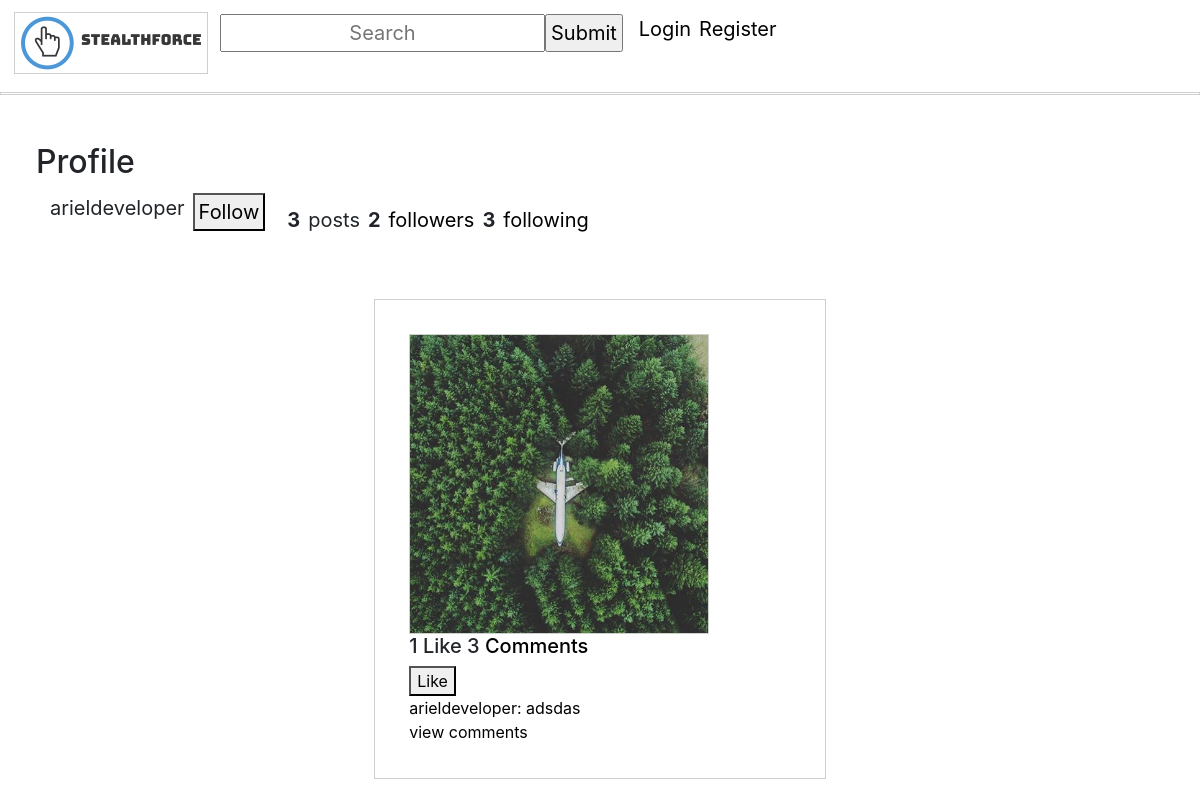
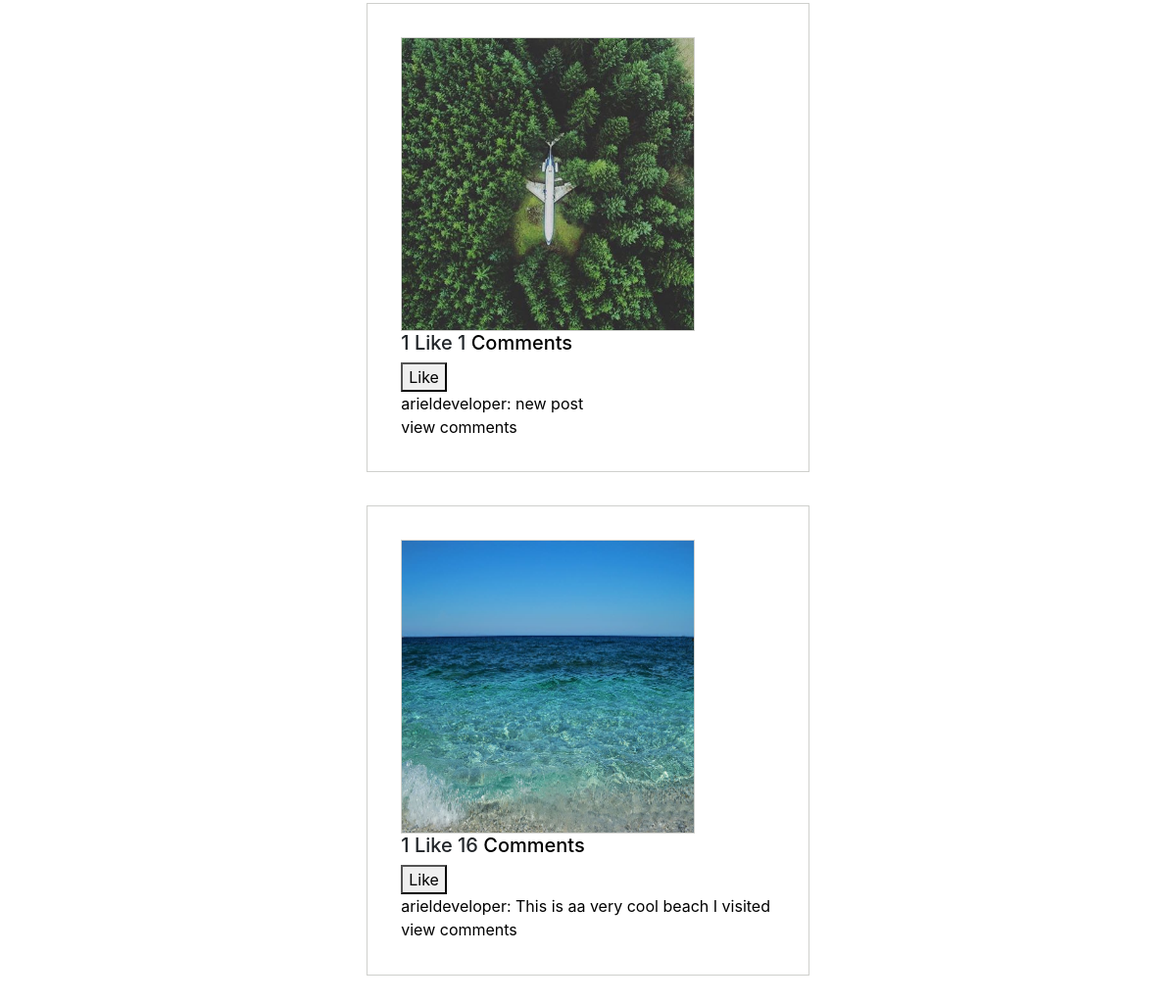
Page /user/arieldeveloper/ on the earlier database version (2 pictures, top to bottom).
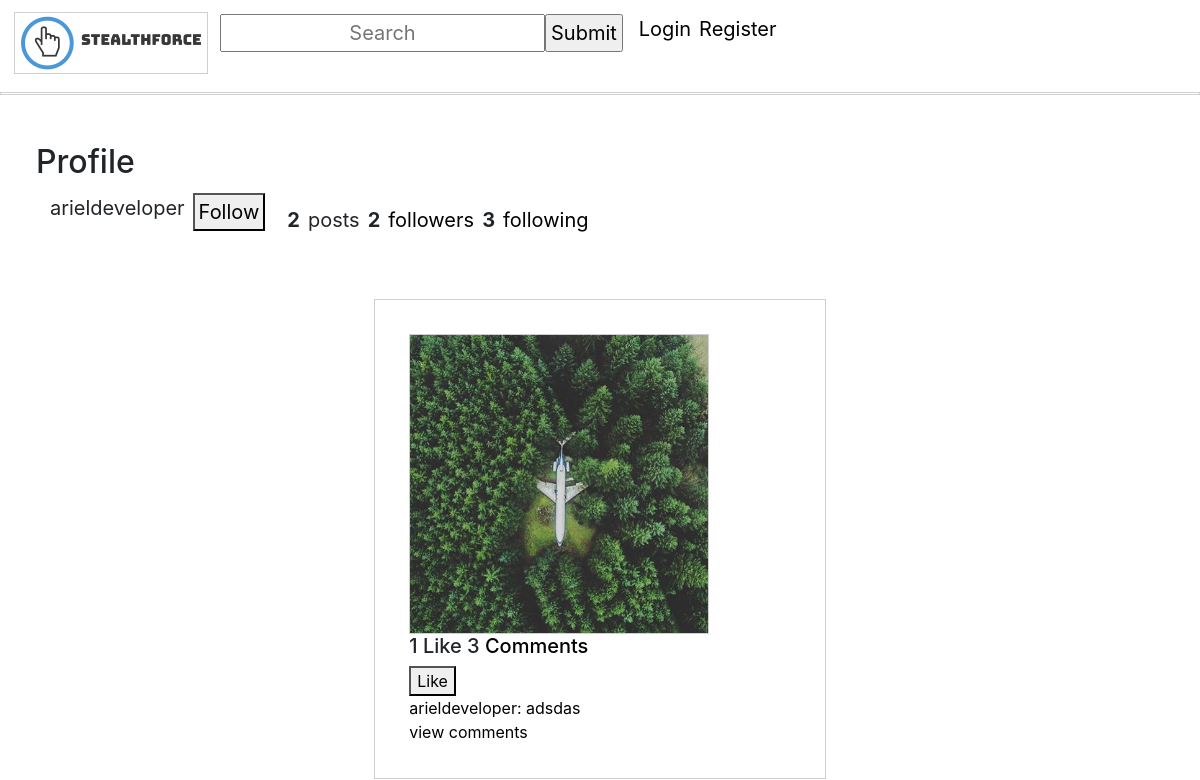
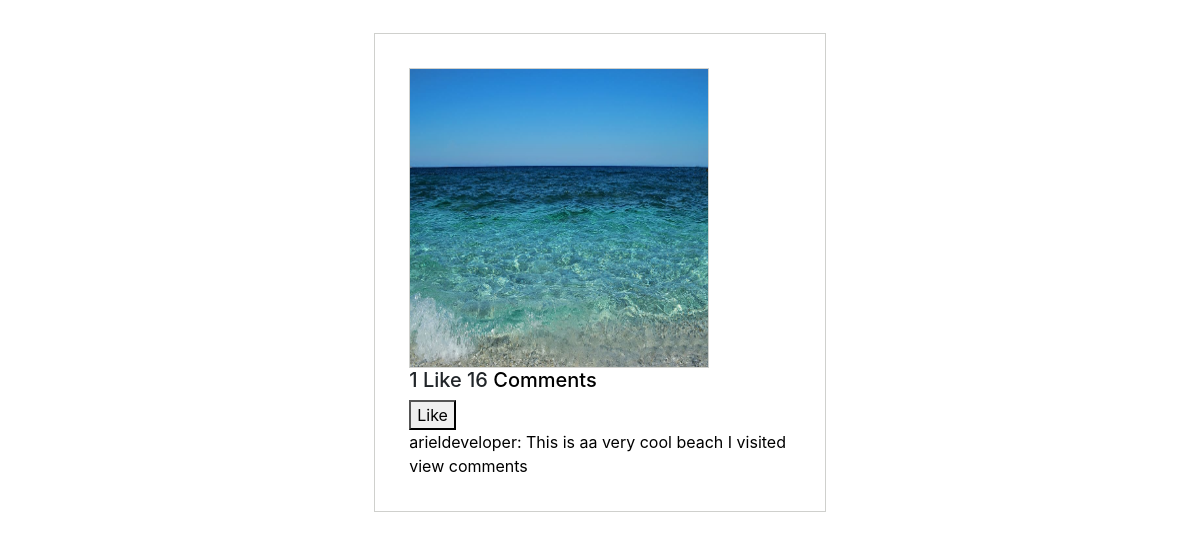
Same page on the later database version (2 pictures, top to bottom).
### users/models.py (models this page shows, shortened)
class Account(AbstractBaseUser):
    email = models.EmailField(verbose_name="email", max_length=60, unique=True)
    username = models.CharField(max_length=30, unique=True)
    date_joined = models.DateTimeField(verbose_name='date joined', auto_now_add=True)
    last_login = models.DateTimeField(verbose_name='last login', auto_now=True)
    is_admin = models.BooleanField(default=False)
    is_staff = models.BooleanField(default=False)
    is_superuser = models.BooleanField(default=False)
    is_active = models.BooleanField(default=True)
    followers = models.ManyToManyField("Account", blank=True, symmetrical=False, related_name="people_followers")
    following = models.ManyToManyField("Account", blank=True, symmetrical=False, related_name="people_following")
    profile_picture = models.ImageField(null=True, blank=True, default = 'static/default.png')
    USERNAME_FIELD = 'email' #allows user to login with email instead of username/id
    REQUIRED_FIELDS = ['username']
    objects = MyAccountManager()

### feed/models.py (models this page shows, shortened)
class FeedItem(models.Model):
    caption = models.CharField(max_length=255, blank=True, null=True) #Allow user
    owner = models.ForeignKey(User, on_delete=models.CASCADE)
    created_time = models.DateTimeField(auto_now_add=True)
    updated_time = models.DateTimeField(auto_now_add=True)
    image = models.ImageField(null=True, blank=True)
    liked = models.ManyToManyField(User, default=None, blank=True, related_name='liked')
    @property
    def number_of_likes(self):
        return self.liked.all().count()
    @property
    def image_url(self):
        if self.image and hasattr(self.image, 'url'):
            return self.image.url
    @property
    def comment_count(self):
        return Comment.objects.filter(feedItem=self).count()

### users/views.py (the view, shortened to what this page needs)
# urls.py: path('user/<str:username>/', user_views.user_profile_view, name='profile'),
def user_profile_view(request, username):
    user_being_viewed = get_object_or_404(User, username=username)
    posts = FeedItem.objects.filter(owner=user_being_viewed)
    if 'follow' in request.POST or 'unfollow' in request.POST:
        follow_or_unfollow(user_being_viewed, request.user)
    context = {
        'request_user': request.user,
        'user_viewed': user_being_viewed,
        'user_posts': posts,
    }
    return render(request, "users/profile.html", context)

### users/templates/users/profile.html (shortened to what this page needs)
{% extends 'main_app/base.html' %}
{% block body %}
<div id="profile-page">
<h2>Profile</h2>
<div class="inline_div">
    <p>{{ user_viewed.username }}  </p>
        {% if request_user.username == user_viewed.username %}
            <form method="get" action="/accounts/edit/">
                <button type="submit">Edit Profile</button>
            </form>
        {% else %}
            <form method="POST" action="">
                {% if request_user in user_viewed.followers.all %}
                    <button type="submit" name="unfollow">Unfollow</button>
                    <button type="submit" name="message">Message</button>
                {% else %}
                    <button type="submit" name="follow">Follow</button>
                    {% endif %}
            </form>
        {% endif %}
<div class="inline_div">
    <p class="bold-text">{{ user_posts.count }}</p><p>posts</p>
    <p class="bold-text">{{ user_viewed.followers.count }}</p><a href="/user/{{ user_viewed.username }}/followers">followers</a>
    <p class="bold-text">{{ user_viewed.following.count }}</p><a href="/user/{{ user_viewed.username }}/following">following</a>
</div>
</div>
{% for user_post in user_posts %}
    <div class="post_div">
        <img width="300" height="300" src="{{ user_post.image_url|default_if_none:'#' }}"/>
        <h5>{{ user_post.number_of_likes }} Like {{ user_post.comment_count }} <a
                href="/p/{{ user_post.id }}">Comments</a></h5>
        <form action="{% url 'like' %}" method="POST">
            {% if user not in user_post.liked.all %}
                <button type="submit">Like</button>
            {% else %}
                <button type="submit">Unlike</button>
            {% endif %}
        </form>
        <a href="{% url 'profile' user_post.owner.username %}"> {{ user_post.owner.username }}:</a><a
            href="{% url 'feed-detail' user_post.id %}"> {{ user_post.caption }}</a>
        <br>
        <a href="/p/{{ user_post.id }}">view comments</a>
        <br>
    </div>
    {% endfor %}
</div>
{% endblock %}

### main_app/templates/main_app/base.html (shortened to what this page needs)
{% load static %}
<!DOCTYPE html>
<html lang="en">
<head>
    <link rel="stylesheet" href="https://maxcdn.bootstrapcdn.com/bootstrap/4.0.0/css/bootstrap.min.css">
    <link rel="stylesheet" type='text/css' href="{% static 'css/main.css' %}" />
</head>
<body>
    <div class="inline_div">
        <a href="/"><img id="home_logo" src="{% static "logo.png" %}"></a>
        <div id="search_bar">
            <form action="" method="POST">
                <input type="text" name="search_bar" value="" placeholder="Search"/>
                <input type="submit" name="submit"/>
            </form>
        </div>
        <div id="tool_bar">
            {% if user.is_authenticated %}
                <a href="/user/{{ user.username }}">Profile</a>
                <a href="/accounts/logout/">Logout</a>
                <a href="/p/new/">New Post</a>
                <a href="/direct/inbox">Inbox</a>
            {% else %}
                <a href="/accounts/login/">Login</a>
                <a href="/accounts/register/">Register</a>
            {% endif %}
        </div>
    </div>
    <hr id="nav-bar-line">
{% block body %}
{% endblock %}
</body>
</html>

### static/css/main.css (style rules this page uses)
hr { border: 1px solid rgba(124, 128, 119, 0.37); }
img { border: 1px solid rgba(124, 128, 119, 0.37); }
.post_div { margin-left: auto; margin-right: auto; margin-bottom: 3%; margin-top: 3%; border: 1px solid rgba(124, 128, 119, 0.37) ; padding: 3%; width: 40% }
#nav-bar-line { height: 1px; margin-bottom: 4%; }
.inline_div { margin: 10px; overflow: hidden; }
.inline_div * { float: left; text-align: center; padding: 2px 4px; text-decoration: none; font-size: 20px; }
a { cursor: default; color: black; text-decoration:none; }
#profile-page { margin: 3%; }
.bold-text { font-weight: bold; }

Differences in the rows shown:
removed FeedItem: image_url (picture), number_of_likes "1", comment_count "1", shows "Like", owner.username "arieldeveloper", caption "new post"
Other differences:
{{ user_posts.count }}: "3" → "2"
